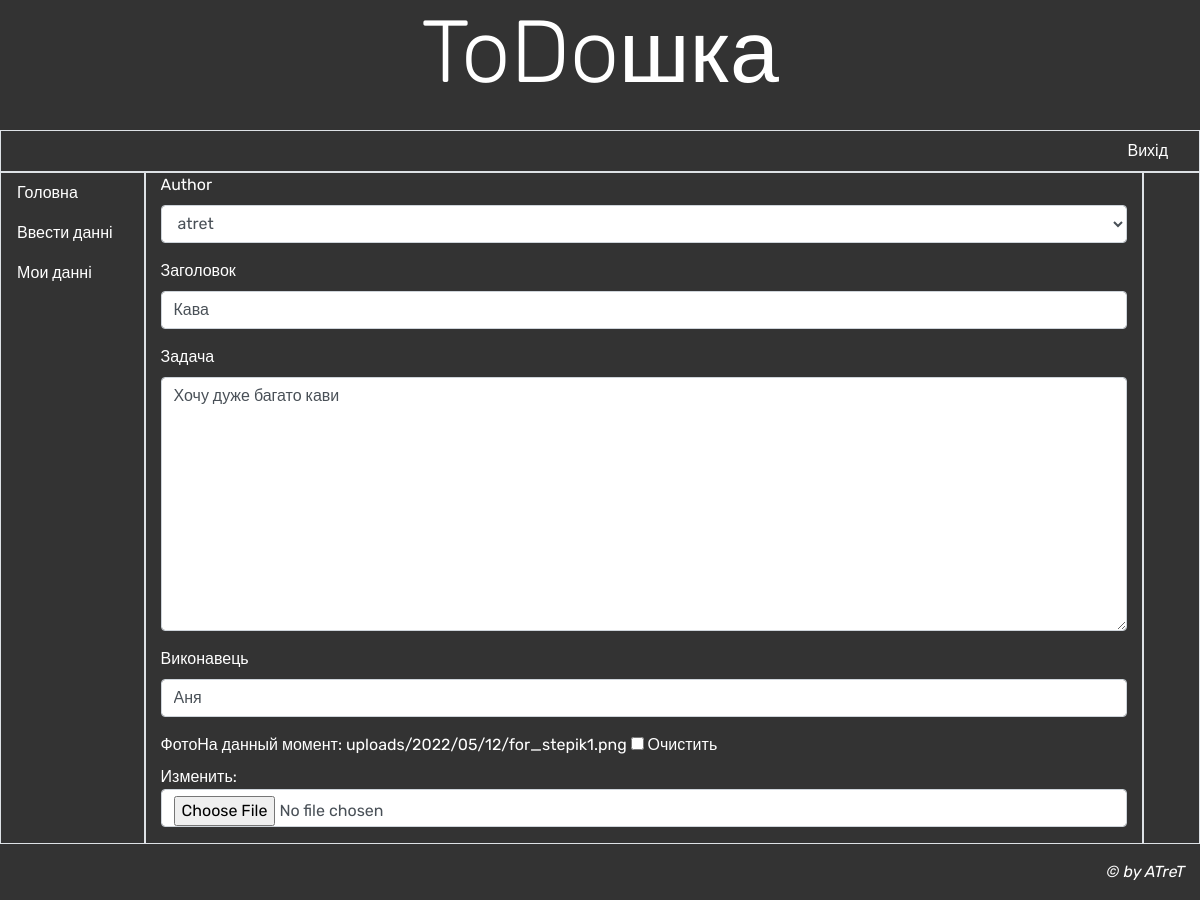
Page /dashboard/6/update (signed in) on the committed database.
### dashboard/models.py (models this page shows, shortened)
class TodoDb(models.Model):
    author = models.ForeignKey(User, on_delete=models.CASCADE)
    header = models.CharField(max_length=100, verbose_name='Заголовок')
    content = models.TextField(max_length=500, verbose_name='Задача')
    slave = models.CharField(max_length=100, verbose_name='Виконавець', blank=True)
    date_add = models.DateTimeField(auto_now_add=True)
    date_update = models.DateTimeField(auto_now=True)
    photo = models.ImageField(blank=True, null=True, upload_to='uploads/%Y/%m/%d/',verbose_name='Фото')
    class Meta:
        ordering = ['date_add']

### dashboard/views.py (the view)
# urls.py: path('<int:pk>/update', views.TdUpdateView.as_view(), name='update'),
class TdUpdateView(LoginRequiredMixin, UpdateView):
    model = TodoDb
    template_name = 'dashboard/update.html'
    fields = ['author',
              'header',
              'content',
              'slave',
              'photo',
              ]
    raise_exception = True

### dashboard/templates/dashboard/update.html (shortened to what this page needs)
{% extends "base.html" %}
{% load bootstrap4 %}
{% block content %}
    <form method="post">
        {% bootstrap_form form %}
    </form>
{% endblock %}

### account/templates/base.html (style rules this page uses)
body { background-color: #333333; color: white; font-family: 'Rubik', sans-serif; }
a { color: white; }

### rows in the picture
TodoDb: author "atret", header "Кава", content "Хочу дуже багато кави", slave "Аня"
